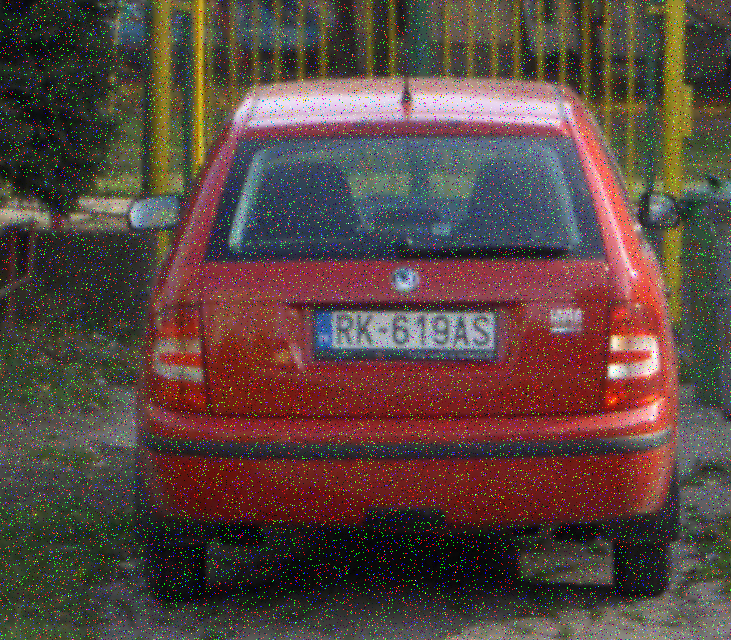
#> input picture plaka.png, 731 x 640 px
$ python main.py
#> lines starting #> are read from the running program, lines starting #| are printed output that depends on the picture; after the words box and inside, x2 and y2 are one past the last pixel; in counts of white or black regions, pixels touching at a corner belong together
import cv2
import matplotlib.pyplot as plt
from skimage import morphology
from skimage.filters import threshold_otsu
from skimage.measure import label, regionprops
from scipy import ndimage
import os
from pathlib import Path

# Görüntüyü yükleme
I = cv2.imread("./plaka.png")
#> I is the input picture: shape (640, 731, 3); mean B, G, R 64, 69.2, 88.9

# BGR'den RGB'ye dönüştürme
I_rgb = cv2.cvtColor(I, cv2.COLOR_BGR2RGB)

# Gri tonlamaya dönüştürme
Igry = cv2.cvtColor(I, cv2.COLOR_BGR2GRAY)

# Medyan filtresi uygulama
Imed = cv2.medianBlur(Igry, 5)
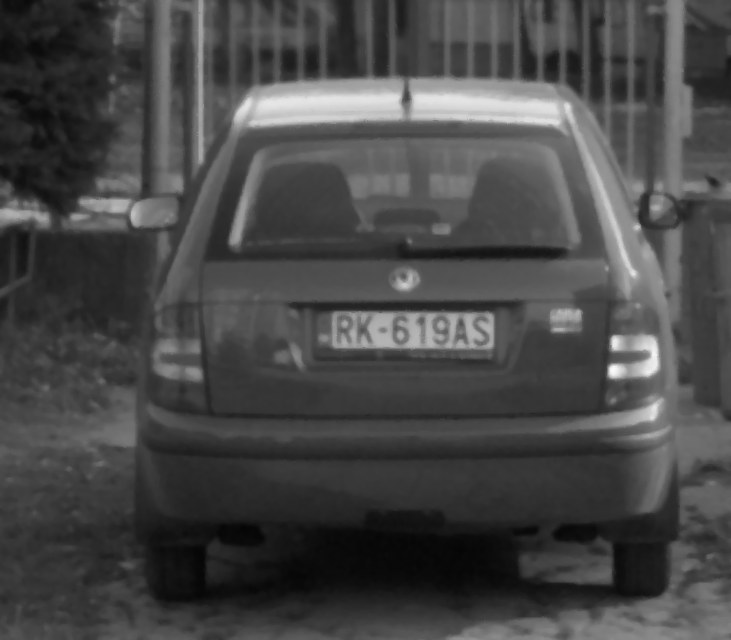
#> Imed: shape (640, 731); min 5, max 249, mean 71.7

# # Kenar tespiti (Canny)
tresh = 0.3
I_edg_med = cv2.Canny(Imed, int(tresh * 255 * 2), int(tresh * 255))
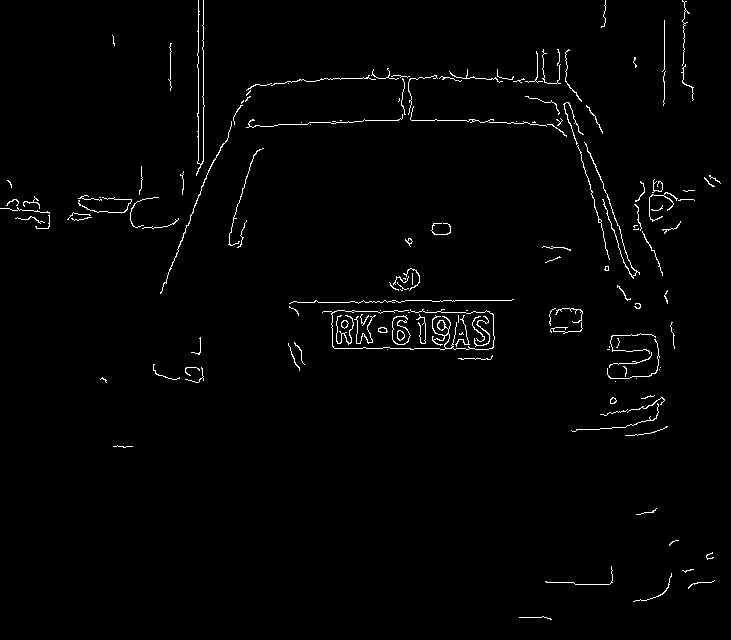
#> I_edg_med: shape (640, 731); 1.5% white in thin lines or dots

# # Threshold ile ikili kenar tespiti (Canny)
I_edg_gry = cv2.Canny(Igry, int(tresh * 255 * 2), int(tresh * 255))
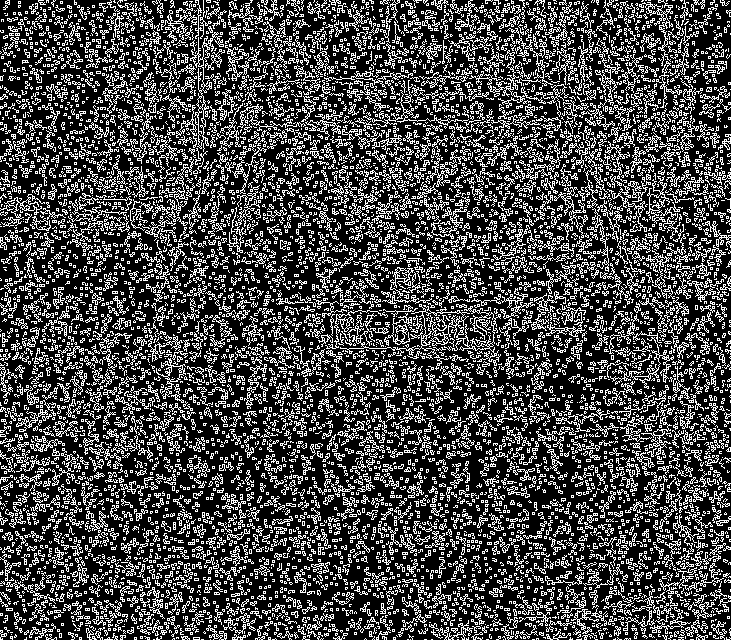
#> I_edg_gry: shape (640, 731); 27.6% white in thin lines or dots

# Adaptif thresholding
T = threshold_otsu(Igry)
#> T = 97
Ibw = Igry > T
#> Ibw: shape (640, 731) bool; 21.8% white; 14222 white regions (14166 under 20 px), largest, box (x1, y1, x2, y2) and area: (167, 0, 731, 510) 45440, (443, 581, 731, 640) 6910, (318, 310, 497, 351) 5845

# Boşlukları doldurma
I_fil = ndimage.binary_fill_holes(Ibw)
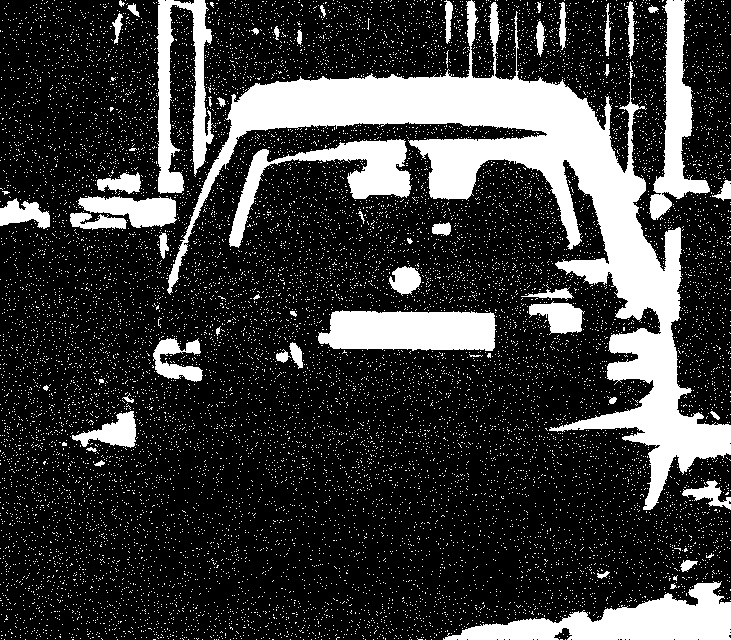
#> I_fil: shape (640, 731) bool; 22.8% white; 14198 white regions (14142 under 20 px), largest, box (x1, y1, x2, y2) and area: (167, 0, 731, 510) 47453, (443, 581, 731, 640) 7865, (318, 310, 497, 351) 6314

# Morfolojik açma (opening)
selem = morphology.rectangle(25, 50)
I_cls = morphology.opening(I_fil, selem)
#> I_cls: shape (640, 731) bool; 7% white; 5 white regions

# Sonuçları gösterme
plt.figure(figsize=(16, 10))
plt.subplot(3, 3, 1)
plt.imshow(Igry, cmap='gray')
plt.title('Gri Tonlama')
plt.subplot(3, 3, 2)
plt.imshow(Imed, cmap='gray')
plt.title('Medyan Filtre')
plt.subplot(3, 3, 3)
plt.imshow(I_edg_gry, cmap='gray')
plt.title('Kenarlar (Gri Tonlama)')
plt.subplot(3, 3, 4)
plt.imshow(I_edg_med, cmap='gray')
plt.title('Kenarlar (Medyan Filtre)')
plt.subplot(3, 3, 5)
plt.imshow(Ibw, cmap='gray')
plt.title('Adaptif Threshold')
plt.subplot(3, 3, 6)
plt.imshow(I_fil, cmap='gray')
plt.title('Delikleri Doldur')
plt.subplot(3, 3, 7)
plt.imshow(I_cls, cmap='gray')
plt.title('Morfolojik Açma')
plt.show()

# Etiketleme
label_image, num_labels = label(I_cls, return_num=True)
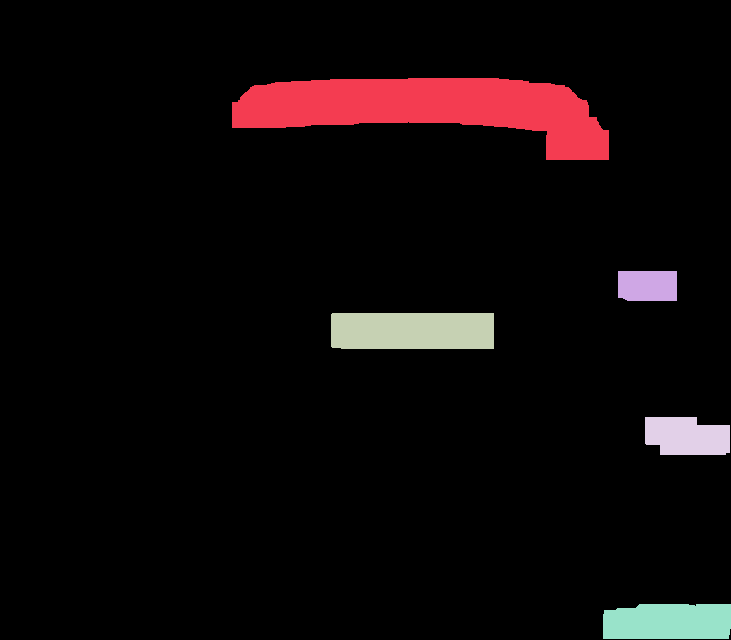
#> label_image: shape (640, 731) int32; 6 distinct labels, from 0 to 5; one colour per label, 0 black
#> num_labels = 5

# Eşit büyüklükteki kutucukları bulma ve sıralama
regions = regionprops(label_image)
#> regions = 5 regions; box (x1, y1, x2, y2) and area: (232, 78, 609, 160) 17814, (331, 313, 494, 349) 5856, (603, 604, 731, 639) 4289, (645, 417, 730, 455) 2807, (618, 271, 677, 301) 1749

# 3. etiketli bölgeyi al
selected_region = None
for region in regions:
    if region.label == 3:
        selected_region = region
        break
#> this loop made 3 passes

# Eğer 3. etiketli bölge bulunduysa, onu göster
if selected_region:
    minr, minc, maxr, maxc = selected_region.bbox
#> minr = 313; minc = 331; maxr = 349; maxc = 494
    plt.text(minc, minr, '3', color='red', fontsize=12, ha='right', va='bottom')

# Sonuçları gösterme
plt.imshow(I_cls, cmap='gray')
plt.title('Etiketlenmiş Görüntü')
plt.axis('off')
plt.show()

# Kaldırılacak etiketleri belirle
labels_to_remove = [1, 2, 4, 5]

# Seçili etiketlere sahip kutucukları kaldır
for region in regions:
    if region.label in labels_to_remove:
        minr, minc, maxr, maxc = region.bbox
        I_cls[minr:maxr, minc:maxc] = 0
#> this loop made 5 passes
#> (minr, minc, maxr, maxc) on passes 1, 2, 4, 5: (78, 232, 160, 609), (271, 618, 301, 677), (417, 645, 455, 730), (604, 603, 639, 731)
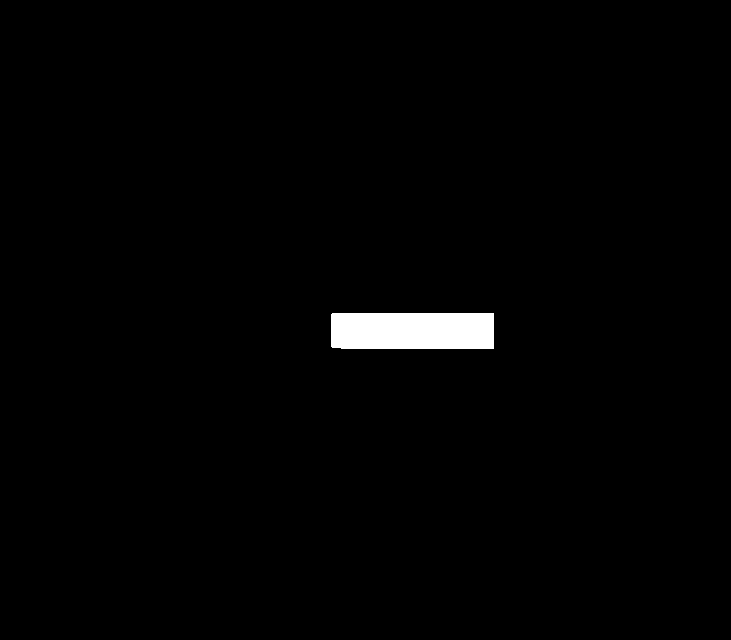
#> I_cls: shape (640, 731) bool; 1.3% white; 1 white region, box (x1, y1, x2, y2) and area: (331, 313, 494, 349) 5856

plt.imshow(I_cls, cmap='gray')
plt.axis('off')
plt.show()

# Yeniden Etiketleme
label_image = label(I_cls)
#> label_image: shape (640, 731) int32; values 0 (black) and 1 (white), 1.3% white; 1 white region
regions = regionprops(label_image)
#> regions = 1 regions; box (x1, y1, x2, y2) and area: (331, 313, 494, 349) 5856

# Sonuçları gösterme
plt.imshow(I_rgb)  # Renkli görüntü
plt.title('Orijinal Görüntü')
plt.axis('off')

# Etiketleri gösterme
for region in regions:
    minr, minc, maxr, maxc = region.bbox
    plt.text(minc, minr, f'{region.label}', color='red', fontsize=12, ha='right', va='bottom')
#> this loop made 1 pass
#> (minr, minc, maxr, maxc) on pass 1: (313, 331, 349, 494)

plt.show()

# Bulanıklaştırma için etiketlenmiş bölgeyi bulma
blurred_region = None
for region in regions:
    if region.label == 1:
        blurred_region = region
        break
#> this loop made 1 pass

# Eğer bulanıklaştırılacak bölge bulunduysa, onu bulanıklaştır
if blurred_region:
    minr, minc, maxr, maxc = blurred_region.bbox
    plate_area = I[minr:maxr, minc:maxc]
    blurred_plate_area = cv2.GaussianBlur(plate_area, (15, 15), 10)  # Gauss filtresi uygula
    I[minr:maxr, minc:maxc] = blurred_plate_area

# Sonuçları gösterme
plt.imshow(cv2.cvtColor(I, cv2.COLOR_BGR2RGB))  # Renkli görüntü
plt.title('Bulanıklaştırılmış Plaka')
plt.axis('off')
plt.show()
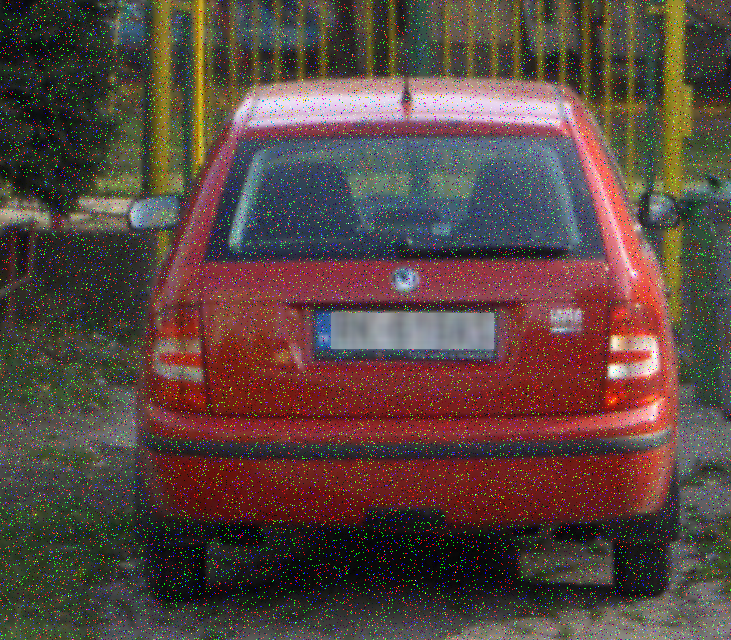
#> shown: shape (640, 731, 3); mean R, G, B 88.9, 69.2, 64
